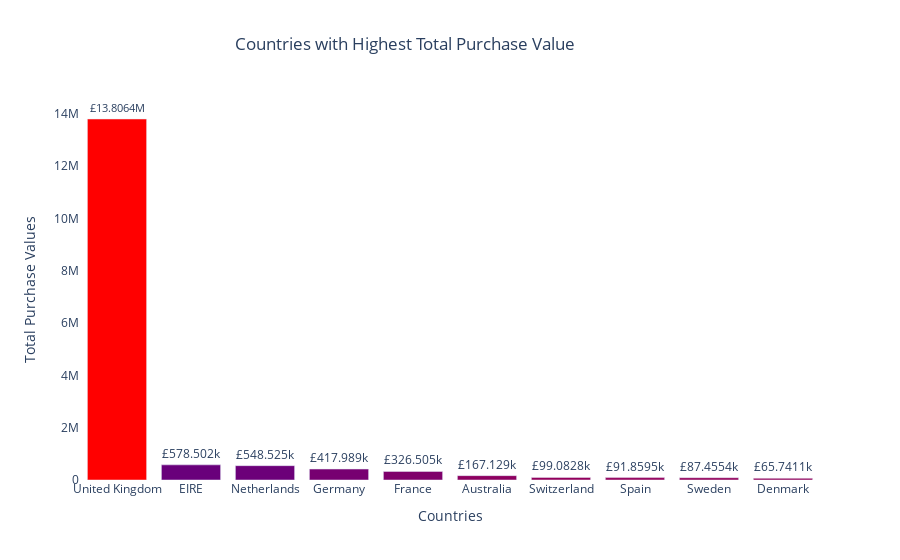

The notebook cell this image was saved under:
### Code cell
## plot highest total values against each country

fig_country_vs_value= go.Figure(data=[go.Bar(name= 'Countries with Highest Total Purchase Value', x=retail_data_country_descending['Country'].astype(str), y=retail_data_country_descending['Total_value'], marker_opacity=1, marker={'color': retail_data_country_descending['Total_value'], 'colorscale': 'Rainbow'})])

fig_country_vs_value.update_traces(texttemplate= '£%{y:3s}', textposition= 'outside')
fig_country_vs_value.update_layout(title= 'Countries with Highest Total Purchase Value', title_x= 0.45, xaxis_title= 'Countries', yaxis_title= 'Total Purchase Values', plot_bgcolor= 'white')
fig_country_vs_value.show()

### Figure 1 — Plotly figure (JSON) as saved in the notebook; plotly's stock layout.template omitted (floating-point values rounded to 4 significant figures)
{"data": [{"marker": {"color": [13810000.0, 578500.0, 548500.0, 418000.0, 326500.0, 167100.0, 99080.0, 91860.0, 87460.0, 65740.0], "colorscale": [[0, "rgb(150,0,90)"], [0.125, "rgb(0,0,200)"], [0.25, "rgb(0,25,255)"], [0.375, "rgb(0,152,255)"], [0.5, "rgb(44,255,150)"], [0.625, "rgb(151,255,0)"], [0.75, "rgb(255,234,0)"], [0.875, "rgb(255,111,0)"], [1, "rgb(255,0,0)"]], "opacity": 1}, "name": "Countries with Highest Total Purchase Value", "textposition": "outside", "texttemplate": "£%{y:3s}", "type": "bar", "x": ["United Kingdom", "EIRE", "Netherlands", "Germany", "France", "Australia", "Switzerland", "Spain", "Sweden", "Denmark"], "y": [13810000.0, 578500.0, 548500.0, 418000.0, 326500.0, 167100.0, 99080.0, 91860.0, 87460.0, 65740.0]}], "layout": {"plot_bgcolor": "white", "title": {"text": "Countries with Highest Total Purchase Value", "x": 0.45}, "xaxis": {"title": {"text": "Countries"}}, "yaxis": {"title": {"text": "Total Purchase Values"}}}}
